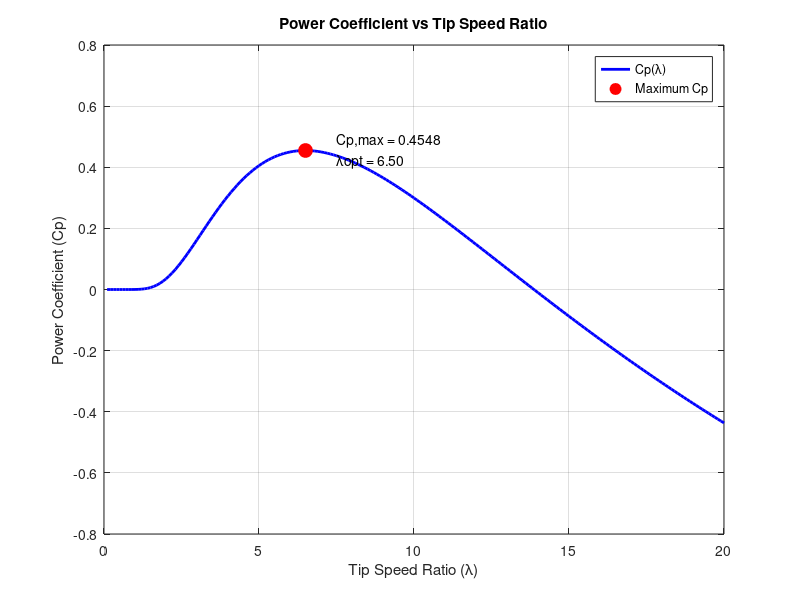

This figure's MATLAB source:
clear; clc;
% Wind Generator Analysis Script - Group 2
% This script calculates Cp,max, λopt, nominal power, and rotation speed for a wind generator
% Define constants
X = 2; % Group 2
rho = 1.225; % Air density (kg/m^3)
% Calculate parameters
R = 40 + X; % Turbine radius (m)
Z = [0.002 + X/800, 0.027 + X/1000]; % Z parameters
% Z= [0.008, 0.035]; % Panos Z params
C = [0.2 + X/100, 116, X/10, 0, 5, 12 + X/10]; % C parameters
% C = [0.22, 116, 0.4,  0, 5, 12.5]; % Panos C params
Uw_n = 10.5 + X/10; % Nominal wind speed (m/s)
% Display calculated parameters
fprintf('Parameters for Group %d:\n', X);
fprintf('Turbine radius R = %.2f m\n', R);
fprintf('Z parameters = [%.4f, %.4f]\n', Z(1), Z(2));
fprintf('C parameters = [%.2f, %.2f, %.2f, %.2f, %.2f, %.2f]\n', C(1), C(2), C(3), C(4), C(5), C(6));
fprintf('Nominal wind speed = %.2f m/s\n\n', Uw_n);
% Calculate Cp for different lambda values with beta=0.2
lambda_range = 0.1:0.1:20;

Cp_values = zeros(size(lambda_range));
for i = 1:length(lambda_range)
    lambda = lambda_range(i);
    beta = 0; % For maximum Cp
    % Calculate li based on lambda and beta
    li = 1/(lambda + Z(1)*beta) - Z(2)/(beta^3 + 1);
    % Calculate Cp using the formula
    Cp_values(i) = C(1)*(C(2)*li - C(3)*beta - C(4)*(beta^1) - C(5))*exp(-C(6)*li);
end
% Find maximum Cp and corresponding lambda
[Cp_max, idx] = max(Cp_values);
lambda_opt = lambda_range(idx);
% Calculate nominal power
P_n = 0.5 * rho * pi * R^2 * Cp_max * Uw_n^3;
% Calculate nominal rotation speed using the tip speed ratio formula
% ω = λ*v/R
omega_n_rad_s = lambda_opt * Uw_n / R;
omega_n_rpm = omega_n_rad_s * 60 / (2 * pi);
% Display results
fprintf('Results:\n');
fprintf('Maximum power coefficient Cp,max = %.4f\n', Cp_max);
fprintf('Optimal tip speed ratio λopt = %.2f\n', lambda_opt);
fprintf('Nominal wind generator power Pn = %.2f kW (%.2f MW)\n', P_n/1000, P_n/1000000);
fprintf('Nominal rotation speed ωn = %.4f rad/s (%.2f RPM)\n', omega_n_rad_s, omega_n_rpm);
% Create plot of Cp vs lambda
figure;
plot(lambda_range, Cp_values, 'b-', 'LineWidth', 2);
hold on;
plot(lambda_opt, Cp_max, 'ro', 'MarkerSize', 10, 'MarkerFaceColor', 'r');
grid on;
xlabel('Tip Speed Ratio (λ)');
ylabel('Power Coefficient (Cp)');
title('Power Coefficient vs Tip Speed Ratio');
legend('Cp(λ)', 'Maximum Cp', 'Location', 'best');
text(lambda_opt+1, Cp_max, sprintf('Cp,max = %.4f\nλopt = %.2f', Cp_max, lambda_opt));